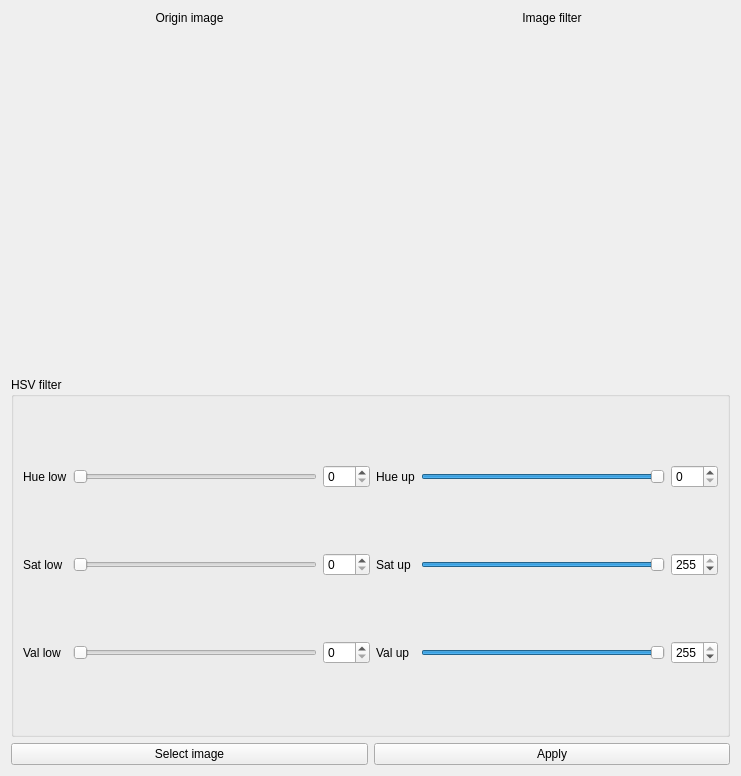
<?xml version="1.0" encoding="UTF-8"?>
<ui version="4.0">
 <class>color_filter_widget</class>
 <widget class="QWidget" name="color_filter_widget">
  <property name="geometry">
   <rect>
    <x>0</x>
    <y>0</y>
    <width>741</width>
    <height>776</height>
   </rect>
  </property>
  <property name="windowTitle">
   <string>Form</string>
  </property>
  <layout class="QVBoxLayout" name="verticalLayout">
   <item>
    <layout class="QGridLayout" name="gridLayout">
     <item row="0" column="0">
      <widget class="QLabel" name="label_2">
       <property name="sizePolicy">
        <sizepolicy hsizetype="Preferred" vsizetype="Maximum">
         <horstretch>0</horstretch>
         <verstretch>0</verstretch>
        </sizepolicy>
       </property>
       <property name="text">
        <string>Origin image</string>
       </property>
       <property name="alignment">
        <set>Qt::AlignCenter</set>
       </property>
      </widget>
     </item>
     <item row="0" column="1">
      <widget class="QLabel" name="label">
       <property name="text">
        <string>Image filter</string>
       </property>
       <property name="alignment">
        <set>Qt::AlignCenter</set>
       </property>
      </widget>
     </item>
     <item row="1" column="0">
      <widget class="QLabel" name="labelOriginImage">
       <property name="text">
        <string/>
       </property>
      </widget>
     </item>
     <item row="1" column="1">
      <widget class="QLabel" name="labelImageFiltered">
       <property name="text">
        <string/>
       </property>
      </widget>
     </item>
    </layout>
   </item>
   <item>
    <widget class="QGroupBox" name="groupBoxHSVFilter">
     <property name="title">
      <string>HSV filter</string>
     </property>
     <layout class="QGridLayout" name="gridLayout_2">
      <item row="0" column="0">
       <widget class="QLabel" name="label_3">
        <property name="text">
         <string>Hue low</string>
        </property>
       </widget>
      </item>
      <item row="0" column="1">
       <widget class="QSlider" name="horizontalSliderHueLow">
        <property name="maximum">
         <number>179</number>
        </property>
        <property name="orientation">
         <enum>Qt::Horizontal</enum>
        </property>
       </widget>
      </item>
      <item row="0" column="2">
       <widget class="QSpinBox" name="spinBoxHueLow">
        <property name="maximum">
         <number>179</number>
        </property>
       </widget>
      </item>
      <item row="0" column="3">
       <widget class="QLabel" name="label_4">
        <property name="text">
         <string>Hue up</string>
        </property>
       </widget>
      </item>
      <item row="0" column="4">
       <widget class="QSlider" name="horizontalSliderHueUp">
        <property name="maximum">
         <number>179</number>
        </property>
        <property name="value">
         <number>179</number>
        </property>
        <property name="orientation">
         <enum>Qt::Horizontal</enum>
        </property>
       </widget>
      </item>
      <item row="0" column="5">
       <widget class="QSpinBox" name="spinBoxHueUp">
        <property name="maximum">
         <number>179</number>
        </property>
       </widget>
      </item>
      <item row="1" column="0">
       <widget class="QLabel" name="label_5">
        <property name="text">
         <string>Sat low</string>
        </property>
       </widget>
      </item>
      <item row="1" column="1">
       <widget class="QSlider" name="horizontalSliderSatLow">
        <property name="maximum">
         <number>255</number>
        </property>
        <property name="orientation">
         <enum>Qt::Horizontal</enum>
        </property>
       </widget>
      </item>
      <item row="1" column="2">
       <widget class="QSpinBox" name="spinBoxSatLow">
        <property name="maximum">
         <number>255</number>
        </property>
       </widget>
      </item>
      <item row="1" column="3">
       <widget class="QLabel" name="label_6">
        <property name="text">
         <string>Sat up</string>
        </property>
       </widget>
      </item>
      <item row="1" column="4">
       <widget class="QSlider" name="horizontalSliderSatUp">
        <property name="maximum">
         <number>255</number>
        </property>
        <property name="value">
         <number>255</number>
        </property>
        <property name="orientation">
         <enum>Qt::Horizontal</enum>
        </property>
       </widget>
      </item>
      <item row="1" column="5">
       <widget class="QSpinBox" name="spinBoxSatUp">
        <property name="maximum">
         <number>255</number>
        </property>
        <property name="value">
         <number>255</number>
        </property>
       </widget>
      </item>
      <item row="2" column="0">
       <widget class="QLabel" name="label_7">
        <property name="text">
         <string>Val low</string>
        </property>
       </widget>
      </item>
      <item row="2" column="1">
       <widget class="QSlider" name="horizontalSliderValLow">
        <property name="maximum">
         <number>255</number>
        </property>
        <property name="orientation">
         <enum>Qt::Horizontal</enum>
        </property>
       </widget>
      </item>
      <item row="2" column="2">
       <widget class="QSpinBox" name="spinBoxValLow">
        <property name="maximum">
         <number>255</number>
        </property>
       </widget>
      </item>
      <item row="2" column="3">
       <widget class="QLabel" name="label_8">
        <property name="text">
         <string>Val up</string>
        </property>
       </widget>
      </item>
      <item row="2" column="4">
       <widget class="QSlider" name="horizontalSliderValUp">
        <property name="maximum">
         <number>255</number>
        </property>
        <property name="value">
         <number>255</number>
        </property>
        <property name="orientation">
         <enum>Qt::Horizontal</enum>
        </property>
       </widget>
      </item>
      <item row="2" column="5">
       <widget class="QSpinBox" name="spinBoxValUp">
        <property name="maximum">
         <number>255</number>
        </property>
        <property name="value">
         <number>255</number>
        </property>
       </widget>
      </item>
     </layout>
    </widget>
   </item>
   <item>
    <layout class="QHBoxLayout" name="horizontalLayout">
     <item>
      <widget class="QPushButton" name="pushButtonSelectImage">
       <property name="text">
        <string>Select image</string>
       </property>
      </widget>
     </item>
     <item>
      <widget class="QPushButton" name="pushButtonApply">
       <property name="text">
        <string>Apply</string>
       </property>
      </widget>
     </item>
    </layout>
   </item>
  </layout>
 </widget>
 <resources/>
 <connections>
  <connection>
   <sender>horizontalSliderHueLow</sender>
   <signal>valueChanged(int)</signal>
   <receiver>spinBoxHueLow</receiver>
   <slot>setValue(int)</slot>
   <hints>
    <hint type="sourcelabel">
     <x>313</x>
     <y>473</y>
    </hint>
    <hint type="destinationlabel">
     <x>355</x>
     <y>476</y>
    </hint>
   </hints>
  </connection>
  <connection>
   <sender>spinBoxHueLow</sender>
   <signal>valueChanged(int)</signal>
   <receiver>horizontalSliderHueLow</receiver>
   <slot>setValue(int)</slot>
   <hints>
    <hint type="sourcelabel">
     <x>341</x>
     <y>466</y>
    </hint>
    <hint type="destinationlabel">
     <x>316</x>
     <y>469</y>
    </hint>
   </hints>
  </connection>
  <connection>
   <sender>horizontalSliderHueUp</sender>
   <signal>valueChanged(int)</signal>
   <receiver>spinBoxHueUp</receiver>
   <slot>setValue(int)</slot>
   <hints>
    <hint type="sourcelabel">
     <x>651</x>
     <y>467</y>
    </hint>
    <hint type="destinationlabel">
     <x>705</x>
     <y>474</y>
    </hint>
   </hints>
  </connection>
  <connection>
   <sender>spinBoxHueUp</sender>
   <signal>valueChanged(int)</signal>
   <receiver>horizontalSliderHueUp</receiver>
   <slot>setValue(int)</slot>
   <hints>
    <hint type="sourcelabel">
     <x>696</x>
     <y>464</y>
    </hint>
    <hint type="destinationlabel">
     <x>671</x>
     <y>468</y>
    </hint>
   </hints>
  </connection>
  <connection>
   <sender>horizontalSliderSatLow</sender>
   <signal>valueChanged(int)</signal>
   <receiver>spinBoxSatLow</receiver>
   <slot>setValue(int)</slot>
   <hints>
    <hint type="sourcelabel">
     <x>307</x>
     <y>567</y>
    </hint>
    <hint type="destinationlabel">
     <x>345</x>
     <y>559</y>
    </hint>
   </hints>
  </connection>
  <connection>
   <sender>spinBoxSatLow</sender>
   <signal>valueChanged(int)</signal>
   <receiver>horizontalSliderSatLow</receiver>
   <slot>setValue(int)</slot>
   <hints>
    <hint type="sourcelabel">
     <x>352</x>
     <y>570</y>
    </hint>
    <hint type="destinationlabel">
     <x>305</x>
     <y>571</y>
    </hint>
   </hints>
  </connection>
  <connection>
   <sender>horizontalSliderSatUp</sender>
   <signal>valueChanged(int)</signal>
   <receiver>spinBoxSatUp</receiver>
   <slot>setValue(int)</slot>
   <hints>
    <hint type="sourcelabel">
     <x>669</x>
     <y>558</y>
    </hint>
    <hint type="destinationlabel">
     <x>698</x>
     <y>561</y>
    </hint>
   </hints>
  </connection>
  <connection>
   <sender>spinBoxSatUp</sender>
   <signal>valueChanged(int)</signal>
   <receiver>horizontalSliderSatUp</receiver>
   <slot>setValue(int)</slot>
   <hints>
    <hint type="sourcelabel">
     <x>687</x>
     <y>566</y>
    </hint>
    <hint type="destinationlabel">
     <x>669</x>
     <y>566</y>
    </hint>
   </hints>
  </connection>
  <connection>
   <sender>horizontalSliderValLow</sender>
   <signal>valueChanged(int)</signal>
   <receiver>spinBoxValLow</receiver>
   <slot>setValue(int)</slot>
   <hints>
    <hint type="sourcelabel">
     <x>318</x>
     <y>646</y>
    </hint>
    <hint type="destinationlabel">
     <x>344</x>
     <y>650</y>
    </hint>
   </hints>
  </connection>
  <connection>
   <sender>spinBoxValLow</sender>
   <signal>valueChanged(int)</signal>
   <receiver>horizontalSliderValLow</receiver>
   <slot>setValue(int)</slot>
   <hints>
    <hint type="sourcelabel">
     <x>338</x>
     <y>661</y>
    </hint>
    <hint type="destinationlabel">
     <x>317</x>
     <y>661</y>
    </hint>
   </hints>
  </connection>
  <connection>
   <sender>horizontalSliderValUp</sender>
   <signal>valueChanged(int)</signal>
   <receiver>spinBoxValUp</receiver>
   <slot>setValue(int)</slot>
   <hints>
    <hint type="sourcelabel">
     <x>670</x>
     <y>656</y>
    </hint>
    <hint type="destinationlabel">
     <x>692</x>
     <y>656</y>
    </hint>
   </hints>
  </connection>
  <connection>
   <sender>spinBoxValUp</sender>
   <signal>valueChanged(int)</signal>
   <receiver>horizontalSliderValUp</receiver>
   <slot>setValue(int)</slot>
   <hints>
    <hint type="sourcelabel">
     <x>693</x>
     <y>644</y>
    </hint>
    <hint type="destinationlabel">
     <x>657</x>
     <y>645</y>
    </hint>
   </hints>
  </connection>
 </connections>
</ui>
